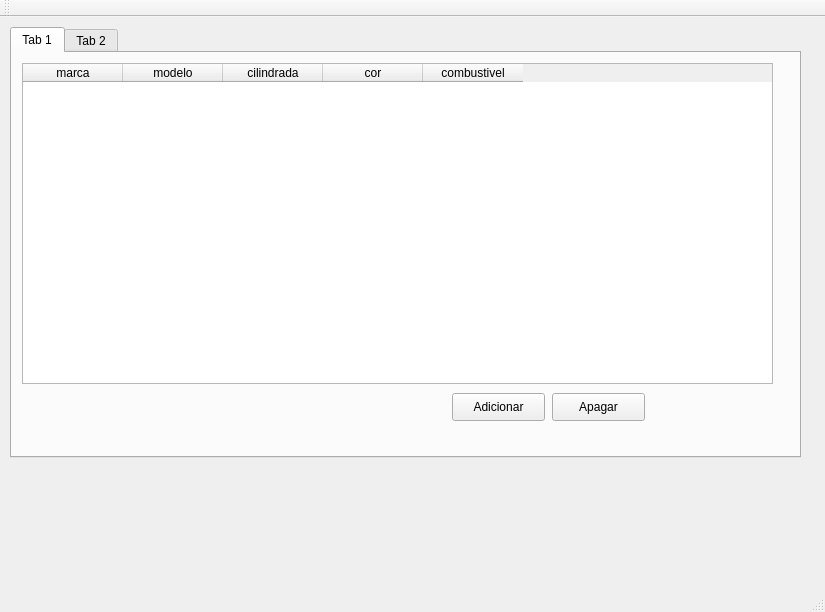
<?xml version="1.0" encoding="UTF-8"?>
<ui version="4.0">
 <class>MainWindow</class>
 <widget class="QMainWindow" name="MainWindow">
  <property name="geometry">
   <rect>
    <x>0</x>
    <y>0</y>
    <width>825</width>
    <height>612</height>
   </rect>
  </property>
  <property name="windowTitle">
   <string>MainWindow</string>
  </property>
  <widget class="QWidget" name="centralWidget">
   <widget class="QLabel" name="label">
    <property name="geometry">
     <rect>
      <x>660</x>
      <y>400</y>
      <width>141</width>
      <height>141</height>
     </rect>
    </property>
    <property name="text">
     <string/>
    </property>
    <property name="pixmap">
     <pixmap>../carlog_logo.png</pixmap>
    </property>
    <property name="scaledContents">
     <bool>true</bool>
    </property>
   </widget>
   <widget class="QTabWidget" name="tabWidget">
    <property name="geometry">
     <rect>
      <x>10</x>
      <y>10</y>
      <width>791</width>
      <height>431</height>
     </rect>
    </property>
    <property name="currentIndex">
     <number>0</number>
    </property>
    <widget class="QWidget" name="tab">
     <attribute name="title">
      <string>Tab 1</string>
     </attribute>
     <widget class="QTableWidget" name="tabela_caracteristicas">
      <property name="enabled">
       <bool>true</bool>
      </property>
      <property name="geometry">
       <rect>
        <x>10</x>
        <y>10</y>
        <width>751</width>
        <height>321</height>
       </rect>
      </property>
      <property name="columnCount">
       <number>5</number>
      </property>
      <column>
       <property name="text">
        <string>marca</string>
       </property>
      </column>
      <column>
       <property name="text">
        <string>modelo</string>
       </property>
      </column>
      <column>
       <property name="text">
        <string>cilindrada</string>
       </property>
      </column>
      <column>
       <property name="text">
        <string>cor</string>
       </property>
      </column>
      <column>
       <property name="text">
        <string>combustivel</string>
       </property>
      </column>
     </widget>
     <widget class="QPushButton" name="adicionar_caracteristica">
      <property name="geometry">
       <rect>
        <x>440</x>
        <y>340</y>
        <width>93</width>
        <height>28</height>
       </rect>
      </property>
      <property name="text">
       <string>Adicionar</string>
      </property>
     </widget>
     <widget class="QPushButton" name="apagar_caracteristica">
      <property name="geometry">
       <rect>
        <x>540</x>
        <y>340</y>
        <width>93</width>
        <height>28</height>
       </rect>
      </property>
      <property name="text">
       <string>Apagar</string>
      </property>
     </widget>
    </widget>
    <widget class="QWidget" name="tab_2">
     <attribute name="title">
      <string>Tab 2</string>
     </attribute>
    </widget>
   </widget>
   <zorder>tabWidget</zorder>
   <zorder>label</zorder>
  </widget>
  <widget class="QMenuBar" name="menuBar">
   <property name="geometry">
    <rect>
     <x>0</x>
     <y>0</y>
     <width>825</width>
     <height>26</height>
    </rect>
   </property>
  </widget>
  <widget class="QToolBar" name="mainToolBar">
   <attribute name="toolBarArea">
    <enum>TopToolBarArea</enum>
   </attribute>
   <attribute name="toolBarBreak">
    <bool>false</bool>
   </attribute>
  </widget>
  <widget class="QStatusBar" name="statusBar"/>
 </widget>
 <layoutdefault spacing="6" margin="11"/>
 <resources/>
 <connections/>
</ui>
